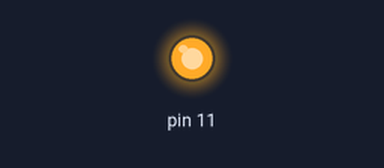
Bench run of a program on a simulated Raspberry Pi (header pin numbers). Parts: output pins drawn as LEDs (lit = HIGH). At 100.0 s the program stops and its outputs stay as they are.

Above: at 5.0 s.
At 15.0 s:
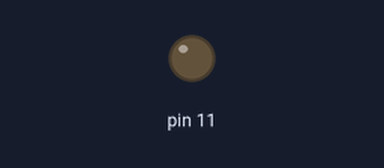
Timing chart, 0 to 26.0 s (numbered marks = the images above):
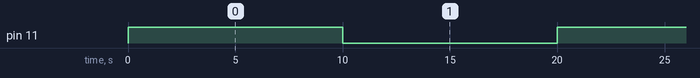

The program:

blink.py
```python
import RPi.GPIO as GPIO
import time

GPIO.setmode(GPIO.BOARD)
GPIO.setup(11, GPIO.OUT) ## Setup GPIO Pin 11 to OUT


for i in range(0,5):## Run loop numTimes

    GPIO.output(11,True)## Switch on pin 11
    time.sleep(10)
    GPIO.output(11,False)## Switch off pin 11
    time.sleep(10)

GPIO.cleanup()
```

Measured:
- by itself, pin 11: alternates HIGH for 10.0 s and LOW for 10.0 s
